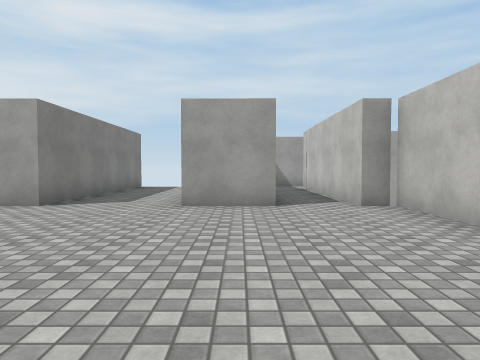
View 1 (above)

19 first-person views from a walk through a Unity game level. The camera is 1.2 m above the floor, tilts 2° down and sees 70° across. The floor is counted in squares, 1.8 m on a side. Each view is taken from the middle of a square. On the plan, view 1 faces up. The plan holds only what a view shows up to about 10 squares ahead; the rest is blank. The place goes on beyond the plan. The player is left out. Surface patterns are stand-ins for the level's own textures.

View 2
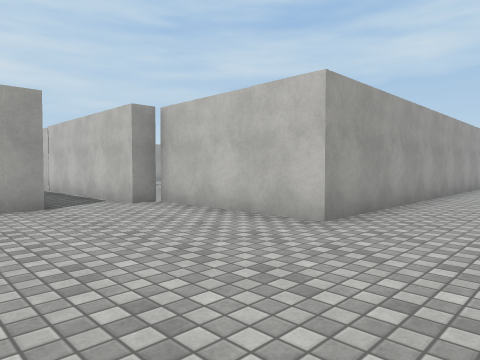

View 3
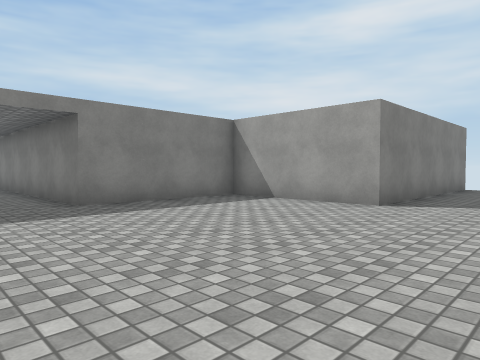

View 4
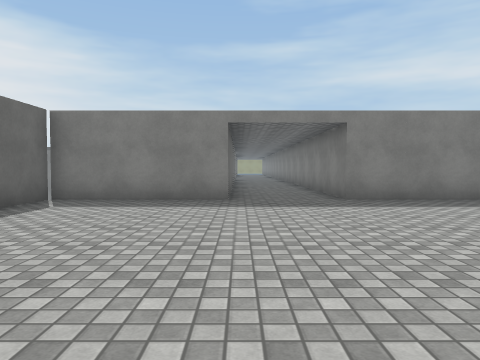

View 5
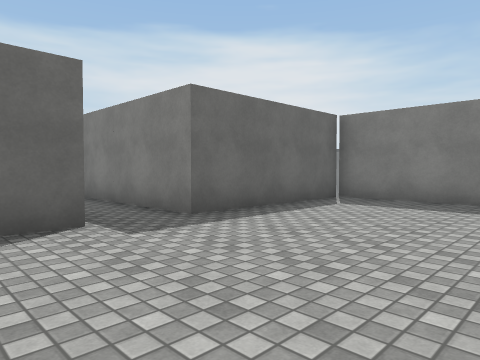

View 6
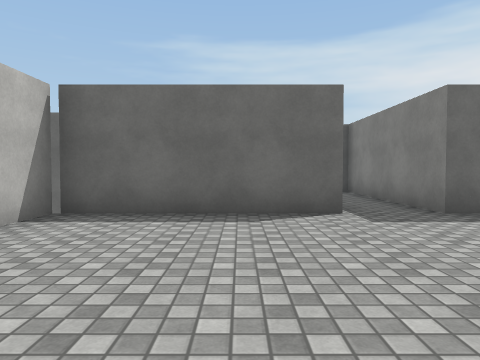

View 7
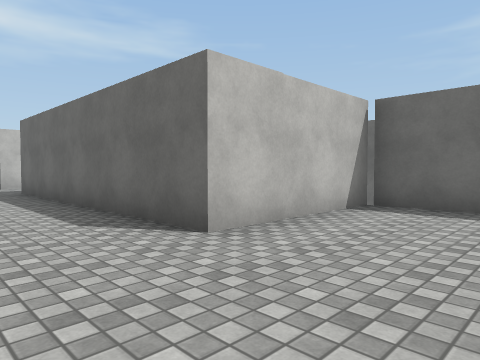

View 8
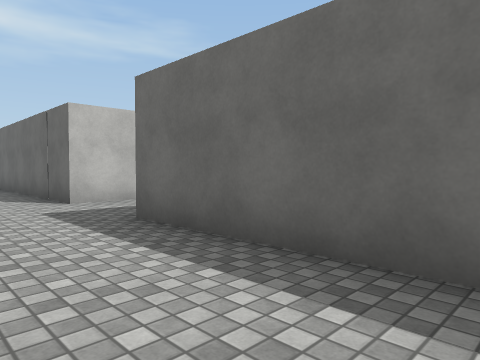

View 9
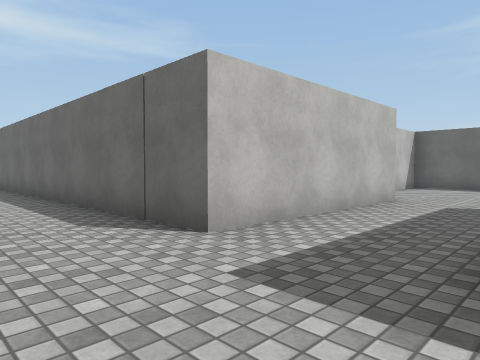

View 10
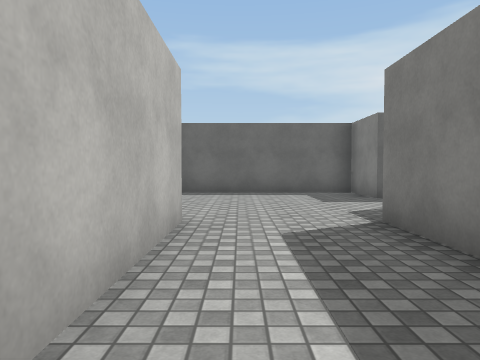

View 11
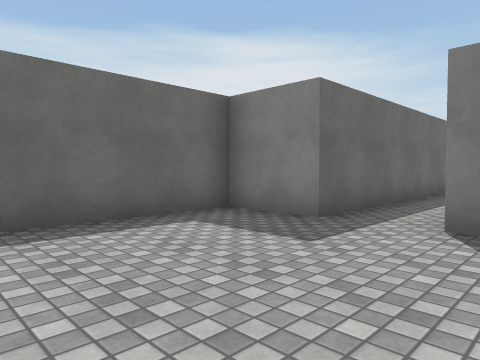

View 12
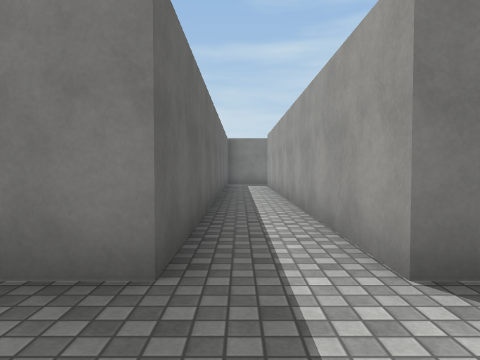

View 13
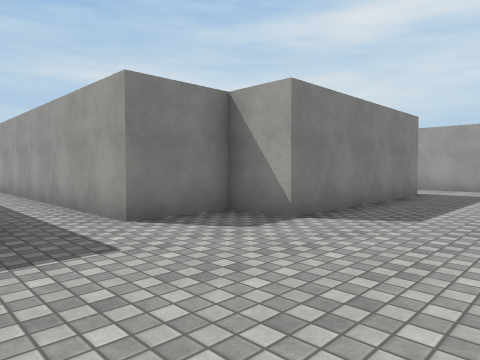

View 14
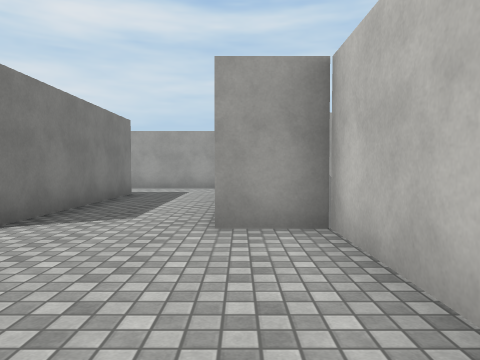

View 15
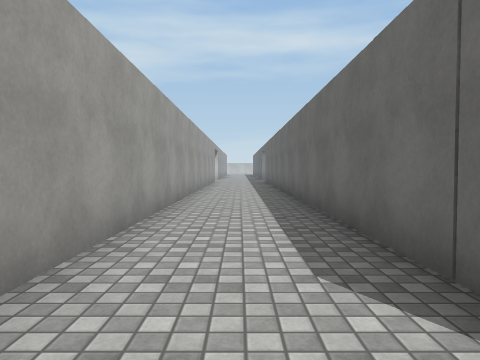

View 16
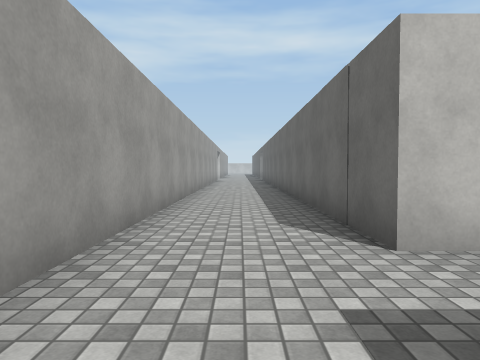

View 17
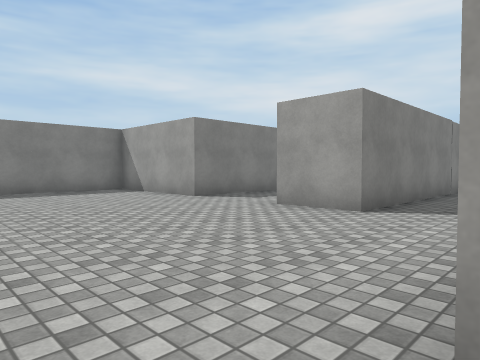

View 18
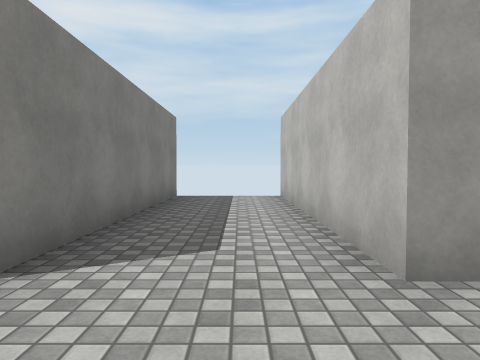

View 19
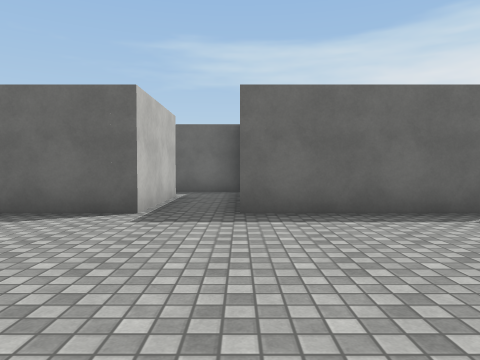

### Floor plan
Points are (right, up) in squares from view 1. A wall is a line through its corners. A room is listed if a view was taken in it or the views show most of it. See-through windows are left out.
Room 1 (views 1, 2, 3, 4, 5, 6, 7, 8, 9, 10, 15, 16, 17, 18, 19)
walls: (-1.5, -6.5) (-1.5, -4) (2.8, -4) (2.8, -0.3) (10.2, -0.3) (10.2, -5.3); (-8.8, -0.3) (-7.2, -0.3) (-7.2, -4) (-3, -4) (-3, -7.5); (0.6, 11.8) (0.6, 6) (-1, 6) (-1, 12.1); (12.7, -5.3) (12.7, -0.3) (19.5, -0.3); (-3.5, 12.2) (-3.5, 6) (-7.2, 6) (-7.2, 2.2) (-9.5, 2.2); (19.5, 2.2) (2.8, 2.2) (2.8, 6) (2.1, 6) (2.1, 11)
ways out: opening at (-2, -8) to room 2; opening at (11.5, -6) to room 2
Room 2 (views 11, 12, 13, 14)
walls: (10.2, -5.3) (9, -5.3) (9, -7) (1.1, -7); (14, -7.6) (14, -5.3) (12.7, -5.3); (1.2, -8.5) (9, -8.5) (9, -10.2) (13.6, -10.2); (-3, -7.5) (-3, -8.5) (-1.1, -8.5)
ways out: opening at (-2, -8) to room 1; opening at (11.5, -6) to room 1

Positions as (right, up) in squares from view 1, and headings:
1: (0, 0), facing up
2: (-1, 0), facing up-right
3: (-1, 0), facing up-left
4: (0, 0), facing left
5: (0, 0), facing down-left
6: (0, 1), facing down
7: (0, 2), facing down-right
8: (6, 2), facing down-right
9: (10, 2), facing down-right
10: (12, -1), facing down
11: (13, -6), facing down-left
12: (11, -8), facing left
13: (13, -9), facing up-left
14: (13, -9), facing up
15: (12, 1), facing right
16: (10, 1), facing right
17: (3, 1), facing up-left
18: (-2, 4), facing up
19: (-3, 1), facing down
